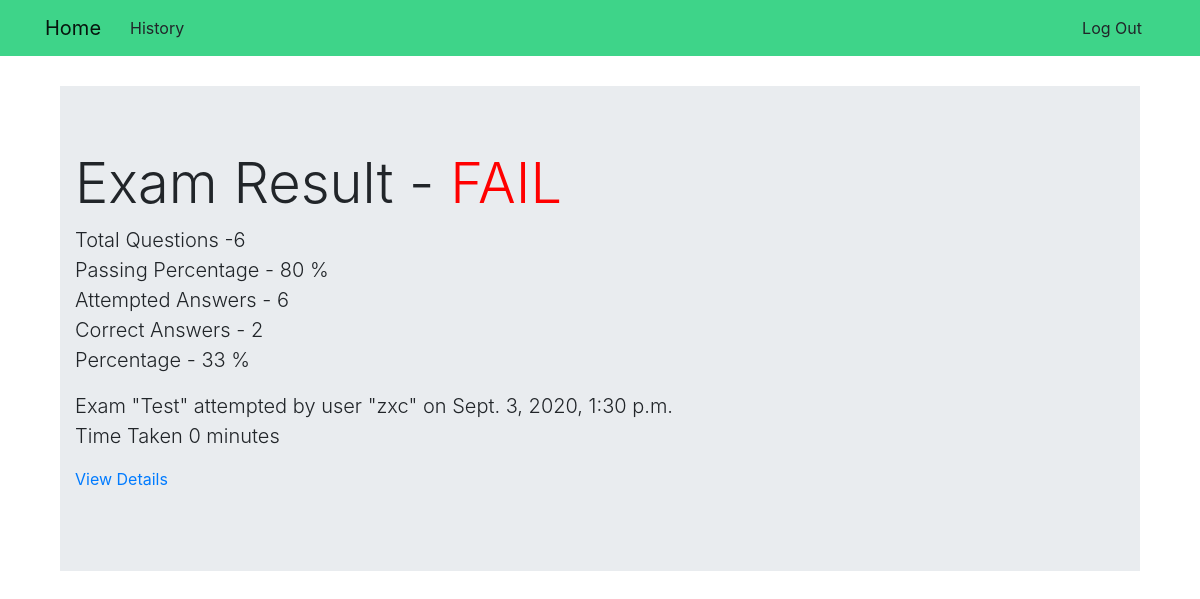
The app's page /user/result/18/ (signed in) with its own data.
### exam_app/models.py (models this page shows)
class ExamAttempt(models.Model):
    RESULT_STATUS = (
        ('P', 'PASS'),
        ('F', 'FAIL')
    )
    start_time = models.DateTimeField()
    end_time = models.DateTimeField()
    answer_list = models.TextField()
    result_attempted_question_count = models.PositiveSmallIntegerField(
        blank=True, null=True)
    result_correct_answer_count = models.PositiveSmallIntegerField(
        blank=True, null=True)
    result_percentage = models.PositiveSmallIntegerField(blank=True, null=True,
                                                         validators=[MaxValueValidator(100), MinValueValidator(0)])
    _result_status = models.CharField(max_length=1, choices=RESULT_STATUS)
    user = models.ForeignKey(User, on_delete=models.CASCADE)
    exam = models.ForeignKey(Exam, on_delete=models.CASCADE)
    def result_status(self):
        if self._result_status == '':
            return "No Result"
        else:
            return (dict(self.RESULT_STATUS))[self._result_status]

class Exam(models.Model):
    name = models.TextField()
    question_count = models.PositiveSmallIntegerField()
    questions = models.ManyToManyField(Question)
    time = models.TimeField()
    passing_percentage = models.PositiveSmallIntegerField(
        validators=[MaxValueValidator(100), MinValueValidator(1)])
    def __str__(self):
        return self.name

### exam_app/views.py (the view)
class ViewExamResultDetailView(LoginRequiredMixin, DetailView):
    model = models.ExamAttempt
    template_name = 'exam_app/result_detail.html'
    def get_queryset(self):
        queryset = super().get_queryset()
        queryset = queryset.filter(pk=self.kwargs.get('pk'))
        return queryset

### exam_app/templates/exam_app/result_detail.html
{% extends "base.html" %}
{% load exam_filters %}
{% block body_block %}
<div class="container">
    <div class="jumbotron jumbotron-fluid">
        <div class="container">
            <h1 class="display-4">Exam Result -
                <span class="{{examattempt.result_status}}">{{examattempt.result_status}}</span>
            </h1>
            <p class="lead">
                Total Questions -{{examattempt.exam.question_count}}
                <br>
                Passing Percentage - {{examattempt.exam.passing_percentage}} %
                <br>
                Attempted Answers - {{examattempt.result_attempted_question_count}}
                <br>
                Correct Answers - {{examattempt.result_correct_answer_count}}
                <br>
                Percentage - {{examattempt.result_percentage}} %
            </p>
            <p class="lead">
                Exam "{{examattempt.exam }}" attempted by user "{{examattempt.user}}" on {{examattempt.start_time}}
                <br>
                Time Taken {{examattempt.start_time|timesince:examattempt.end_time }}
            </p>
            <p><a href="/user/result/detail/{{examattempt.pk}}">View Details</a></p>
        </div>
    </div>
</div>
{% endblock %}

### exam_app/static/exam_app/css/master.css (style rules this page uses)
.FAIL { color: red; }

### records on screen
ExamAttempt: result_status "FAIL", exam.question_count "6", exam.passing_percentage "80", result_attempted_question_count "6", result_correct_answer_count "2", result_percentage "33", exam "Test", user "zxc", start_time "Sept. 3, 2020, 1:30 p.m.", start_time "0 minutes"
